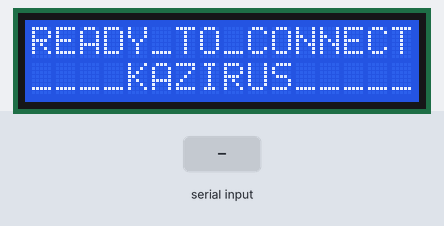
Recording of a sketch running on a simulated Arduino Uno, built with avr-gcc and run on an emulated ATmega328P. Shown: 16×2 character LCD. Inputs (shaded band) come from the test bench.

Above: at 5.3 s.
5.4 s: "!" received over Serial
At 8.3 s:
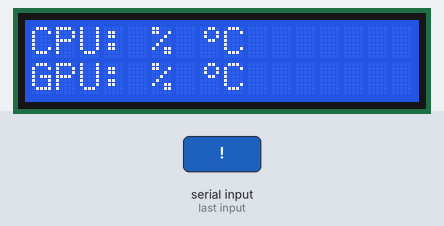
8.4 s: "~" received over Serial
At 10.4 s:
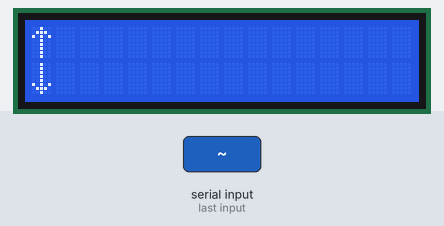
At 14.3 s:
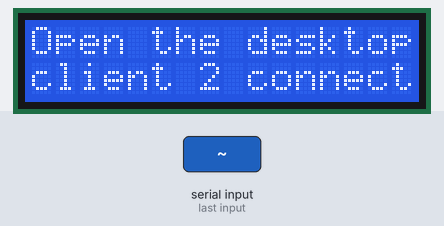
Timing chart, 0 to 15.8 s (numbered marks = the images above; inputs shaded):
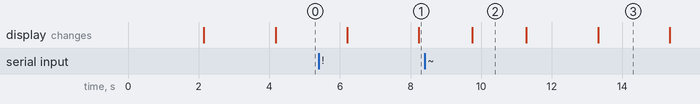

The sketch:

HW_Monitor_nano.ino
```cpp
#include <LiquidCrystal_I2C.h>
#include <Wire.h>

LiquidCrystal_I2C lcd(0x27, 16, 2);

String inData;
int switchDelay = 1500;

const uint8_t up_sign[] = {
  0b00100,
  0b01110,
  0b10101,
  0b00100,
  0b00100,
  0b00100,
  0b00100,
  0b00100,
};

const uint8_t down_sign[] = {
  0b00100,
  0b00100,
  0b00100,
  0b00100,
  0b00100,
  0b10101,
  0b01110,
  0b00100,
};

const uint8_t deg_sign[] = {
  0b00110,
  0b01001,
  0b01001,
  0b00110,
  0b00000,
  0b00000,
  0b00000,
  0b00000,
};

void setup() {
  lcd.init();
  Serial.begin(9600);
  lcd.backlight();

  lcd.createChar(1, up_sign);
  lcd.createChar(2, down_sign);
  lcd.createChar(3, deg_sign);

  displayMessage();
}

bool connected = false;

void loop() {

  String cpuUsage = "";  //!
  String gpuUsage = "";  //@
  String cpuTemp = "";   //#
  String gpuTemp = "";   //$
  String upSpeed = "";   //%
  String dwSpeed = "";   //^

  while (Serial.available() > 0) {
    char recieved = Serial.read();
    inData += recieved;

    if (inData.length() > 0) {

      if (recieved == '~') {
        lcd.clear();
        connected = false;
      } else
        connected = true;

      if (recieved == '!') {
        inData.remove(inData.length() - 1, 1);
        cpuUsage = inData;
        inData = "";
      }

      if (recieved == '@') {
        inData.remove(inData.length() - 1, 1);
        gpuUsage = inData;
        inData = "";
      }

      if (recieved == '#') {
        inData.remove(inData.length() - 1, 1);
        cpuTemp = inData;
        inData = "";
      }

      if (recieved == '$') {
        inData.remove(inData.length() - 1, 1);
        gpuTemp = inData;
        inData = "";
      }

      if (recieved == '%') {
        inData.remove(inData.length() - 1, 1);
        upSpeed = inData;
        inData = "";
      }

      if (recieved == '^') {
        inData.remove(inData.length() - 1, 1);
        dwSpeed = inData;
        inData = "";
      }
    }
  }

  if (!connected) {
    displayMessage();
  } else {
    // if (state == 0) {
      displayData1(cpuUsage, cpuTemp, gpuUsage, gpuTemp);
    // } else {
      displayData2(upSpeed, dwSpeed);
    // }
  }
}

void displayMessage() {
  lcd.setCursor(0, 0);
  lcd.print("READY_TO_CONNECT_");
  lcd.setCursor(0, 1);
  lcd.print("____KAZIRUS_____");

  delay(2000);

  lcd.setCursor(0, 0);
  lcd.print("Open the desktop");
  lcd.setCursor(0, 1);
  lcd.print("client 2 connect");

  delay(2000);
}

void displayData1(String cU, String cT, String gU, String gT) {
  lcd.clear();

  lcd.setCursor(0, 0);
  lcd.print("CPU: " + cU + "% " + cT);
  lcd.print((char)0x03);
  lcd.print("C");

  lcd.setCursor(0, 1);
  lcd.print("GPU: " + gU + "% " + gT);
  lcd.print((char)0x03);
  lcd.print("C");

  lcd.display();
  delay(switchDelay);
}

void displayData2(String up, String down) {
  lcd.clear();

  lcd.setCursor(0, 0);
  lcd.print((char)0x01);
  lcd.print(" ");
  lcd.print(up);

  lcd.setCursor(0, 1);
  lcd.print((char)0x02);
  lcd.print(" ");
  lcd.print(down);

  lcd.display();
  delay(switchDelay);
}
```

Measured:
- after the input at 5.4 s, the display: first differs from a run without the input after 2.8 s (image 1)
- after the input at 8.4 s, the display: first differs from a run without the input after 2.9 s (image 3 shows a later state)
- what the display in image 2 shows lasts 1.6 s, from 9.7 s to 11.3 s
